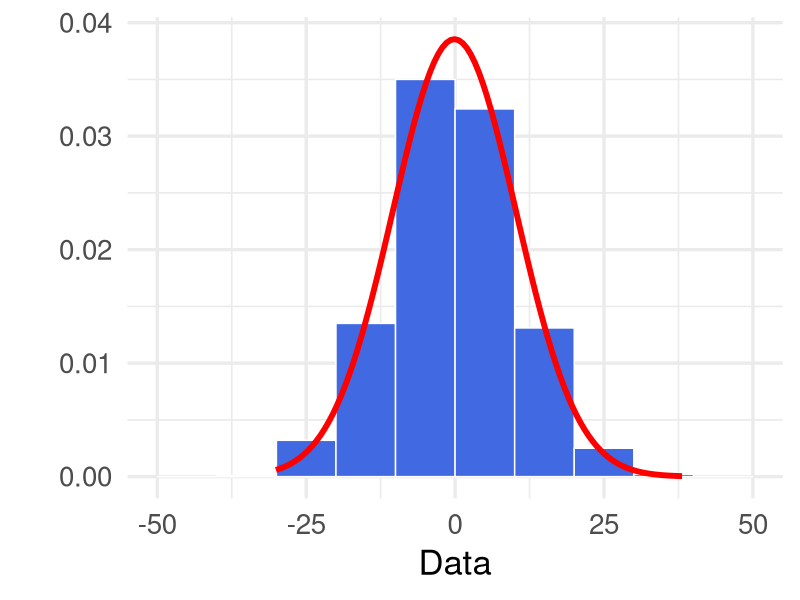

Here is the R script that generated this plot: (Note: this script raises an error after producing the figure.)
## ---- chunk 1
library(ggplot2)

set.seed(1)

df <- data.frame(PF = 10*rnorm(1000))
ggplot(df, aes(x = PF)) + 
    geom_histogram(aes(y =..density..),
                   breaks = seq(-50, 50, by = 10), 
                   fill = "royalblue", 
                   color = "white") +
stat_function(fun = dnorm, args = list(mean = mean(df$PF), sd = sd(df$PF)), color = 'red', size = 2) +
  theme_minimal(25) +
  labs(x = "Data", y = "")

## ---- chunk 2
knitr::include_graphics("Captura de Tela 2024-07-09 às 12.41.54.png")
